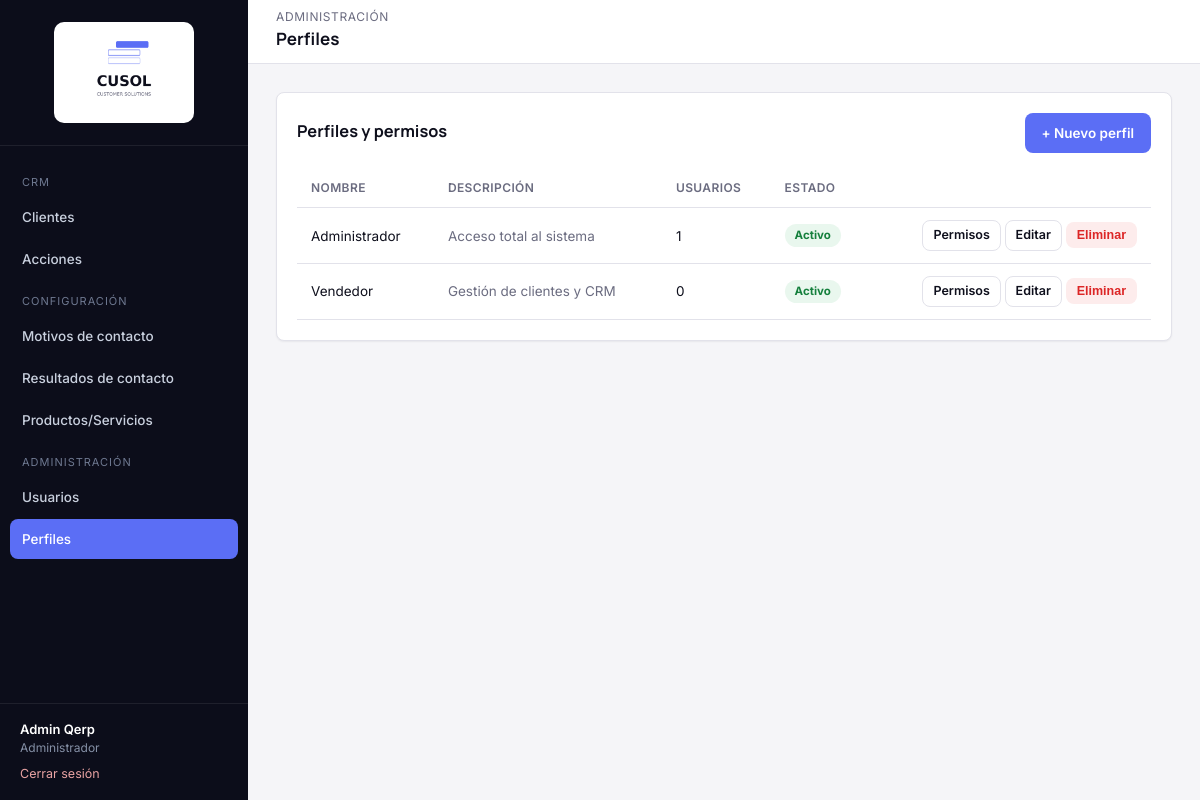
Screenshot of /modules/perfiles/index.php (signed in) with the database file from the repository.
### tables this page shows
CREATE TABLE qerp_secciones (
  id INT PRIMARY KEY AUTO_INCREMENT,
  nombre VARCHAR(100) NOT NULL,
  slug VARCHAR(100) NOT NULL UNIQUE,
  icono VARCHAR(50) DEFAULT NULL,
  grupo VARCHAR(50) NOT NULL DEFAULT 'General',
  orden INT DEFAULT 0
);

CREATE TABLE qerp_perfiles (
  id INT PRIMARY KEY AUTO_INCREMENT,
  nombre VARCHAR(50) NOT NULL,
  descripcion VARCHAR(255) DEFAULT NULL,
  activo TINYINT(1) NOT NULL DEFAULT 1,
  solo_ve_sus_clientes TINYINT(1) NOT NULL DEFAULT 0,
  creado_en DATETIME DEFAULT CURRENT_TIMESTAMP
);

### includes/funciones.php (called while the page is built, shortened)
<?php
function estaLogueado(): bool
{
    return isset($_SESSION['usuario_id']);
}
function usuarioActual(): ?array
{
    return [
        'id'         => $_SESSION['usuario_id'],
        'nombre'     => $_SESSION['usuario_nombre'],
        'apellido'   => $_SESSION['usuario_apellido'],
        'mail'       => $_SESSION['usuario_mail'],
        'perfil_id'  => $_SESSION['perfil_id'],
        'perfil'     => $_SESSION['perfil_nombre'],
    ];
}
function tienePermiso(PDO $pdo, string $slugSeccion, string $accion = 'ver'): bool
{
    $accionesValidas = ['ver', 'crear', 'editar', 'eliminar'];
    static $cache = [];
    $clave = $_SESSION['perfil_id'] . '-' . $slugSeccion;
    if (!isset($cache[$clave])) {
        $stmt = $pdo->prepare(
            "SELECT pp.ver, pp.crear, pp.editar, pp.eliminar
             FROM qerp_perfil_permisos pp
             INNER JOIN qerp_secciones s ON s.id = pp.seccion_id
             WHERE pp.perfil_id = :perfil_id AND s.slug = :slug
             LIMIT 1"
        );
        $stmt->execute([
            ':perfil_id' => $_SESSION['perfil_id'],
            ':slug'      => $slugSeccion,
        ]);
        $cache[$clave] = $stmt->fetch() ?: ['ver' => 0, 'crear' => 0, 'editar' => 0, 'eliminar' => 0];
    }
    return (bool) $cache[$clave][$accion];
}
function requerirPermiso(PDO $pdo, string $slugSeccion, string $accion = 'ver'): void
{
    if (!tienePermiso($pdo, $slugSeccion, $accion)) {
        http_response_code(403);
        include __DIR__ . '/../includes/403.php';
        exit;
    }
}
function e(?string $valor): string
{
    return htmlspecialchars($valor ?? '', ENT_QUOTES, 'UTF-8');
}
function obtenerSeccionesMenu(PDO $pdo): array
{
    $stmt = $pdo->query('SELECT * FROM qerp_secciones ORDER BY orden ASC');
    return $stmt->fetchAll();
}

### modules/perfiles/index.php (the view, shortened to what this page needs)
<?php
require_once __DIR__ . '/../../config/conexion.php';
require_once __DIR__ . '/../../includes/funciones.php';
requerirPermiso($pdo, 'perfiles', 'ver');
$slugSeccionActual = 'perfiles';
$puedeCrear  = tienePermiso($pdo, 'perfiles', 'crear');
$puedeEditar = tienePermiso($pdo, 'perfiles', 'editar');
$puedeBorrar = tienePermiso($pdo, 'perfiles', 'eliminar');
$perfiles = $pdo->query(
    "SELECT p.*, (SELECT COUNT(*) FROM qerp_usuarios u WHERE u.perfil_id = p.id) AS cant_usuarios
     FROM qerp_perfiles p ORDER BY p.nombre"
)->fetchAll();
include __DIR__ . '/../../includes/header.php';
?>
<div class="card">
    <div class="card-header">
        <h3>Perfiles y permisos</h3>
        <?php if ($puedeCrear): ?>
            <a href="nuevo.php" class="btn btn-primary">+ Nuevo perfil</a>
        <?php endif; ?>
    </div>
    <div class="tabla-responsive">
    <table class="tabla-qerp">
        <thead>
            <tr>
                <th>Nombre</th>
                <th>Descripción</th>
                <th>Usuarios</th>
                <th>Estado</th>
                <th></th>
            </tr>
        </thead>
        <tbody>
            <?php foreach ($perfiles as $p): ?>
            <tr>
                <td><?= e($p['nombre']) ?></td>
                <td style="color:var(--muted);"><?= e($p['descripcion'] ?? '') ?></td>
                <td><?= (int) $p['cant_usuarios'] ?></td>
                <td>
                    <span class="badge <?= $p['activo'] ? 'badge-activo' : 'badge-inactivo' ?>">
                        <?= $p['activo'] ? 'Activo' : 'Inactivo' ?>
                    </span>
                </td>
                <td style="text-align:right;white-space:nowrap;">
                    <?php if ($puedeEditar): ?>
                        <a href="permisos.php?id=<?= (int) $p['id'] ?>" class="btn btn-outline btn-sm">Permisos</a>
                        <a href="editar.php?id=<?= (int) $p['id'] ?>" class="btn btn-outline btn-sm">Editar</a>
                    <?php endif; ?>
                    <?php if ($puedeBorrar): ?>
                        <form method="post" action="eliminar.php" style="display:inline;"
                              onsubmit="return confirm('¿Eliminar este perfil? Los usuarios que lo tengan quedarán sin perfil asignado.');">
                            <button type="submit" class="btn btn-danger btn-sm">Eliminar</button>
                        </form>
                    <?php endif; ?>
                </td>
            </tr>
            <?php endforeach; ?>
        </tbody>
    </table>
    </div>
</div>
<?php include __DIR__ . '/../../includes/footer.php'; ?>

### includes/sidebar.php (shortened to what this page needs)
<?php
$usuario = usuarioActual();
$secciones = obtenerSeccionesMenu($pdo);
$slugActual = $slugSeccionActual ?? '';
$grupos = [];
foreach ($secciones as $s) {
    $grupos[$s['grupo'] ?? 'General'][] = $s;
}
$ordenGrupos = ['CRM', 'Configuración', 'Administración'];
?>
<aside class="qerp-sidebar" id="qerpSidebar">
    <div class="brand">
        <img src="<?= QERP_URL_BASE ?>/assets/img/logo-cusol.png" alt="CUSOL" class="logo-sidebar">
    </div>
    <nav class="qerp-nav">
        <?php foreach ($ordenGrupos as $grupo): ?>
            <?php
                $items = array_filter($grupos[$grupo] ?? [], fn($s) => tienePermiso($pdo, $s['slug'], 'ver'));
            ?>
            <div class="seccion-titulo"><?= e($grupo) ?></div>
            <?php foreach ($items as $s): ?>
                <a href="<?= QERP_URL_BASE ?>/modules/<?= e($s['slug']) ?>/index.php"
                   class="<?= $slugActual === $s['slug'] ? 'activo' : '' ?>">
                    <?= e($s['nombre']) ?>
                </a>
            <?php endforeach; ?>
        <?php endforeach; ?>
    </nav>
    <div class="usuario-box">
        <div class="nombre"><?= e($usuario['nombre'] . ' ' . $usuario['apellido']) ?></div>
        <div class="perfil"><?= e($usuario['perfil']) ?></div>
        <a class="salir" href="<?= QERP_URL_BASE ?>/login/logout.php">Cerrar sesión</a>
    </div>
</aside>

### assets/css/style.css (style rules this page uses)
:root { --bg: #F5F5F8; --surface: #FFFFFF; --ink: #0E0F1C; --muted: #6B6C80; --border: #E2E2EA; --navy: #0C0D1A; --navy-light: #1B1D2E; --navy-hover: #262940; --accent: #5B6EF5; --accent-light: #ECEEFE; --accent-hover: #3A4FD4; --danger: #DC2626; --danger-light: #FDECEC; --success: #15803D; --success-light: #E9F7EE; --warning: #B45309; --warning-light: #FEF3E2; --radius: 8px; --shadow-sm: 0 1px 2px rgba(16, 24, 38, 0.06); --shadow-md: 0 4px 16px rgba(16, 24, 38, 0.08); --sidebar-w: 248px; --header-h: 64px; }
* { box-sizing: border-box; }
html, body { margin: 0; padding: 0; background: var(--bg); color: var(--ink); font-family: 'Inter', -apple-system, BlinkMacSystemFont, 'Segoe UI', sans-serif; font-size: 14px; line-height: 1.5; }
h1, h2, h3, h4 { font-family: 'Manrope', 'Inter', sans-serif; font-weight: 700; color: var(--ink); margin: 0 0 4px 0; }
a { color: var(--accent); text-decoration: none; }
.qerp-sidebar { width: var(--sidebar-w); background: var(--navy); color: #C9D0DE; flex-shrink: 0; position: fixed; top: 0; left: 0; bottom: 0; display: flex; flex-direction: column; }
.qerp-sidebar .brand { display: flex; align-items: center; justify-content: center; padding: 22px 20px; border-bottom: 1px solid rgba(255,255,255,0.08); }
.logo-sidebar { width: 140px; height: auto; background: #fff; border-radius: 10px; padding: 10px 12px; }
.qerp-nav { padding: 16px 10px; flex: 1; overflow-y: auto; }
.qerp-nav .seccion-titulo { text-transform: uppercase; font-size: 11px; letter-spacing: 1px; color: #6E7890; padding: 12px 12px 6px; }
.qerp-nav a { display: flex; align-items: center; gap: 10px; padding: 10px 12px; border-radius: var(--radius); color: #C9D0DE; font-weight: 500; font-size: 13.5px; margin-bottom: 2px; }
.qerp-nav a.activo { background: var(--accent); color: #fff; }
.qerp-sidebar .usuario-box { padding: 16px 20px; border-top: 1px solid rgba(255,255,255,0.08); font-size: 13px; }
.qerp-sidebar .usuario-box .nombre { color: #fff; font-weight: 600; }
.qerp-sidebar .usuario-box .perfil { color: #8590A6; font-size: 12px; }
.qerp-sidebar .usuario-box a.salir { display: inline-block; margin-top: 8px; color: #E9A3A3; font-size: 12.5px; }
.card { position: relative; background: var(--surface); border: 1px solid var(--border); border-radius: var(--radius); box-shadow: var(--shadow-sm); padding: 20px; }
.card-header { display: flex; align-items: center; justify-content: space-between; margin-bottom: 16px; }
.btn { display: inline-flex; align-items: center; gap: 6px; padding: 9px 16px; border-radius: var(--radius); border: 1px solid transparent; font-size: 13.5px; font-weight: 600; cursor: pointer; text-decoration: none !important; }
.btn-primary { background: var(--accent); color: #fff; }
.btn-outline { background: transparent; border-color: var(--border); color: var(--ink); }
.btn-danger { background: var(--danger-light); color: var(--danger); }
.btn-sm { padding: 5px 10px; font-size: 12.5px; }
table.tabla-qerp { width: 100%; border-collapse: collapse; font-size: 13.5px; }
.tabla-qerp th { text-align: left; color: var(--muted); font-weight: 600; font-size: 12px; text-transform: uppercase; letter-spacing: 0.4px; padding: 10px 14px; border-bottom: 1px solid var(--border); }
.tabla-qerp td { padding: 12px 14px; border-bottom: 1px solid var(--border); color: var(--ink); }
.tabla-responsive { overflow-x: auto; }
.badge { display: inline-block; padding: 3px 10px; border-radius: 20px; font-size: 11.5px; font-weight: 700; }
.badge-activo, .badge-completado { background: var(--success-light); color: var(--success); }

### rows the page displays
qerp_secciones: nombre "Clientes"
qerp_secciones: nombre "Acciones"
qerp_secciones: nombre "Motivos de contacto"
qerp_secciones: nombre "Resultados de contacto"
qerp_secciones: nombre "Productos/Servicios"
qerp_secciones: nombre "Usuarios"
qerp_secciones: nombre "Perfiles"
qerp_perfiles: nombre "Administrador", descripcion "Acceso total al sistema", cant_usuarios "1", activo "Activo"
qerp_perfiles: nombre "Vendedor", descripcion "Gestión de clientes y CRM", cant_usuarios "0", activo "Activo"

### other values shown
$grupo "CRM"
$grupo "CONFIGURACIÓN"
$grupo "ADMINISTRACIÓN"
$usuario['nombre'] . ' ' . $usuario['apellido'] "Admin Qerp"
$eyebrowPagina "ADMINISTRACIÓN"
$tituloPagina "Perfiles"
